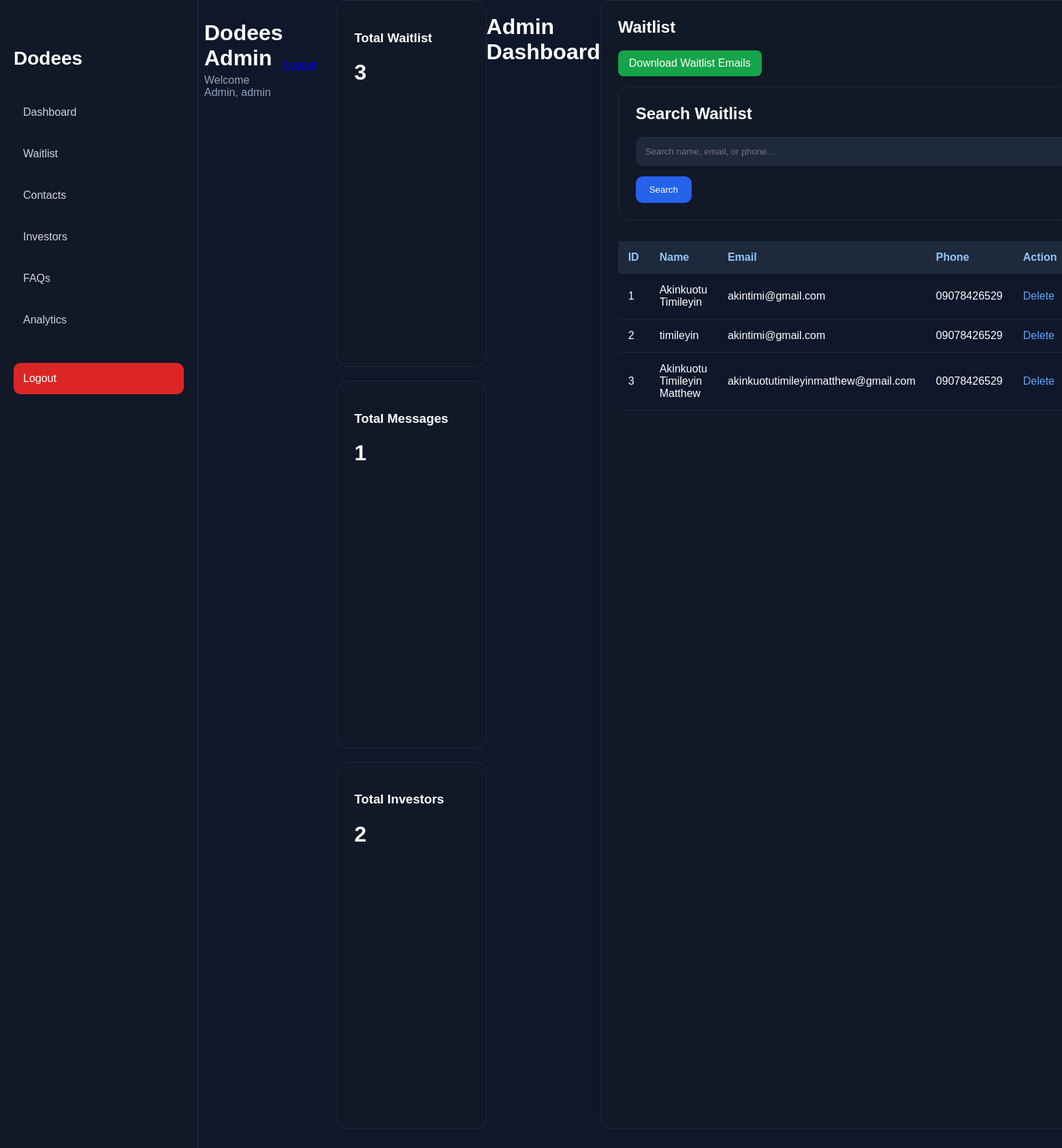
/admin (signed in), run on the app's committed database.
### app.py (models this page shows)
class Waitlist(db.Model):
    id = db.Column(db.Integer, primary_key=True)
    name = db.Column(db.String(100))
    email = db.Column(db.String(120))
    phone = db.Column(db.String(50))

### app.py (the view)
@app.route("/admin")
def admin():
    if not session.get("admin"):
        return redirect("/login")
    waitlist = Waitlist.query.all()
    all_contacts = Contact.query.all()
    all_investors = Investor.query.all()
    faqs = FAQ.query.all()
    top_searches = db.session.query(
        SearchLog.search_text,
        func.count(SearchLog.id)
    ).group_by(
        SearchLog.search_text
    ).order_by(
        func.count(SearchLog.id).desc()
    ).all()
    return render_template(
        "admin.html",
        waitlist=waitlist,
        contacts=all_contacts,
        investors=all_investors,
        faqs=faqs,
        total_waitlist=Waitlist.query.count(),
        total_contact=Contact.query.count(),
        total_investors=Investor.query.count(),
        top_searches=top_searches
    )

### templates/admin.html (shortened to what this page needs)
<!DOCTYPE html>
<html lang="en">
<head>
</head>
<body>
    <div class="admin-layout">
        <div class="sidebar">
            <h2>Dodees</h2>
            <a href="#dashboard">
                Dashboard
            </a>
            <a href="#waitlist">
                Waitlist
            </a>
            <a href="#contacts">
                Contacts
            </a>
            <a href="#investors">
                Investors
            </a>
            <a href="#faqs">
                FAQs
            </a>
            <a href="#analytics">
                Analytics
            </a>
            <a href="/logout" class="sidebar-logout">
                Logout
            </a>
        </div>
        <div class="admin-main">
            <div class="admin-navbar">
                <div>
                    <h1>Dodees Admin</h1>
                    <p>
                        Welcome Admin,
                        {{ session.admin_username }}
                    </p>
                </div>
                <a href="/logout" class="logout-btn">
                </a>
            </div>
        </div>
        <br><br>
        <div class="dashboard-stats" id="dashboard">
            <div class="stat-card">
                <h3>Total Waitlist</h3>
                <h1>{{ total_waitlist }}</h1>
            </div>
            <div class="stat-card">
                <h3>Total Messages</h3>
                <h1>{{ total_contact }}</h1>
            </div>
            <div class="stat-card">
                <h3>Total Investors</h3>
                <h1>{{ total_investors }}</h1>
            </div>
        </div>
        <h1>Admin Dashboard</h1>
        <div class="admin-card" id="waitlist">
            <h2>Waitlist</h2>
            <a href="/export-waitlist" class="download-btn">
                Download Waitlist Emails
            </a>
            <div class="admin-card">
                <h2>Search Waitlist</h2>
                <form method="GET" action="/admin">
                    <input type="text" name="search" placeholder="Search name, email, or phone..." value="{{ request.args.get('search', '') }}">
                    <button type="submit">Search</button>
                </form>
            </div>
            <table class="admin-table">
                <tr>
                    <th>ID</th>
                    <th>Name</th>
                    <th>Email</th>
                    <th>Phone</th>
                    <th>Action</th>
                </tr>
                {% for user in waitlist %}
                <tr>
                    <td>{{ user.id }}</td>
                    <td>{{ user.name }}</td>
                    <td>{{ user.email }}</td>
                    <td>{{ user.phone }}</td>
                    <td><a href="/delete/waitlist/{{ user.id }}"
                        onclick="return confirm('Are you sure you want to delete this user?')">Delete</a></td>
                </tr>
                {% endfor %}
            </table>
        </div>
    </div>
</body>
</html>

### templates/admin.html (style rules this page uses)
.admin-body, body { margin: 0; font-family: Arial, sans-serif; padding: 0px; background: #0f172a; color: white; }
.admin-layout { display: flex; min-height: 100vh; }
.sidebar { width: 250px; background: #111827; padding: 30px 20px; position: fixed; height: 100%; overflow-y: auto; border-right: 1px solid rgba(255,255,255,0.08); }
.sidebar h2 { color: white; margin-bottom: 40px; font-size: 28px; }
.sidebar a { display: block; color: #d1d5db; text-decoration: none; margin-bottom: 15px; padding: 14px; border-radius: 10px; transition: 0.3s; font-weight: 500; }
.sidebar-logout { background: #dc2626; color: white !important; margin-top: 40px; }
.admin-main { margin-left: 270px; width: 100%; padding: 30px; }
.admin-navbar { display: flex; justify-content: space-between; align-items: center; margin-bottom: 30px; }
.admin-navbar h1 { margin: 0; font-size: 32px; }
.admin-navbar p { color: #94a3b8; margin-top: 5px; }
.dashboard-stats { display: grid; grid-template-columns: repeat(auto-fit, minmax(220px,1fr)); gap: 20px; margin-bottom: 30px; }
.stat-card { background: #111827; padding: 25px; border-radius: 16px; border: 1px solid rgba(255,255,255,0.06); transition: 0.3s; }
.admin-card { background: #111827; padding: 25px; border-radius: 16px; margin-bottom: 30px; border: 1px solid rgba(255,255,255,0.06); }
.admin-card h2 { margin-top: 0; margin-bottom: 20px; }
.admin-card input, .admin-card textarea { width: 100%; padding: 14px; margin-bottom: 15px; border: none; border-radius: 10px; background: #1e293b; color: white; outline: none; }
.admin-card button { background: #2563eb; color: white; border: none; padding: 12px 20px; border-radius: 10px; cursor: pointer; transition: 0.3s; }
.admin-table { border-collapse: collapse; width: 100%; margin-top: 20px; }
.admin-table th { background: #1e293b; padding: 15px; text-align: left; color: #93c5fd; }
.admin-table td { padding: 15px; border-bottom: 1px solid rgba(255,255,255,0.06); }
.admin-table tr { background: #0f172a; }
.admin-table a { color: #38bdf8; text-decoration: none; }
h2 { margin-top: 40px; }
.download-btn { display: inline-block; background: #16a34a; margin-bottom: 15px; padding: 10px 16px; color: white; text-decoration: none; border-radius: 8px; transition: 0.3s; }
.admin-card table a { color: #60a5fa; text-decoration: none; }
button { background: #38bdf8; border: none; padding: 12px 20px; border-radius: 8px; cursor: pointer; }

### data on the page
Waitlist: id "1", name "Akinkuotu Timileyin", email "akintimi@gmail.com", phone "09078426529"
Waitlist: id "2", name "timileyin", email "akintimi@gmail.com", phone "09078426529"
Waitlist: id "3", name "Akinkuotu Timileyin Matthew", email "akinkuotutimileyinmatthew@gmail.com", phone "09078426529"

### other printed values
{{ session.admin_username }} "admin"
{{ total_waitlist }} "3"
{{ total_contact }} "1"
{{ total_investors }} "2"
